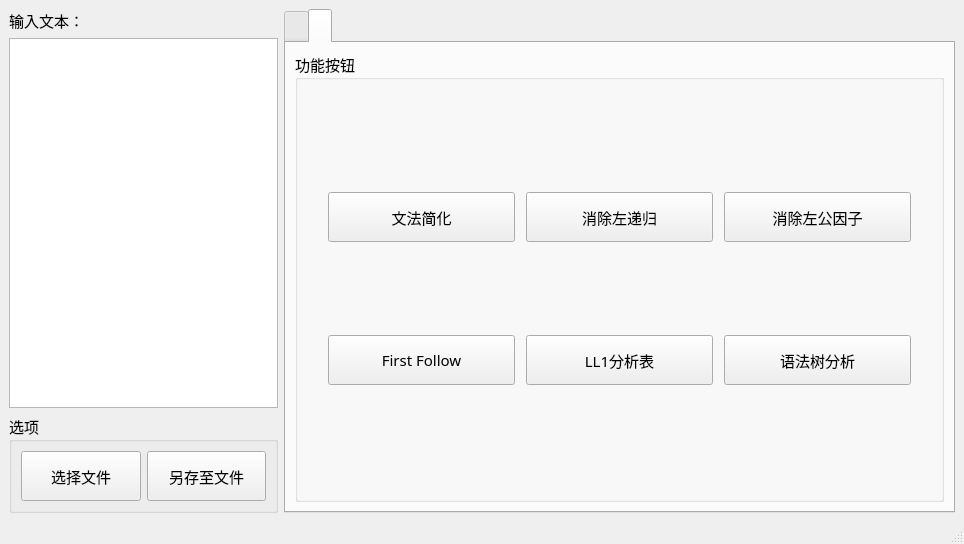
<?xml version="1.0" encoding="UTF-8"?>
<ui version="4.0">
 <class>MainWindow</class>
 <widget class="QMainWindow" name="MainWindow">
  <property name="geometry">
   <rect>
    <x>0</x>
    <y>0</y>
    <width>964</width>
    <height>544</height>
   </rect>
  </property>
  <property name="minimumSize">
   <size>
    <width>0</width>
    <height>400</height>
   </size>
  </property>
  <property name="windowTitle">
   <string>编译原理项目</string>
  </property>
  <widget class="QWidget" name="centralwidget">
   <layout class="QGridLayout" name="gridLayout_window" columnstretch="2,5">
    <item row="0" column="0">
     <layout class="QVBoxLayout" name="verticalLayout">
      <item>
       <widget class="QLabel" name="inputLabel">
        <property name="font">
         <font>
          <family>华文中宋</family>
          <pointsize>11</pointsize>
         </font>
        </property>
        <property name="text">
         <string>输入文本：</string>
        </property>
       </widget>
      </item>
      <item>
       <widget class="QTextEdit" name="inputText">
        <property name="font">
         <font>
          <family>Consolas</family>
          <pointsize>11</pointsize>
         </font>
        </property>
       </widget>
      </item>
      <item>
       <widget class="QGroupBox" name="options">
        <property name="font">
         <font>
          <family>华文中宋</family>
          <pointsize>11</pointsize>
         </font>
        </property>
        <property name="title">
         <string>选项</string>
        </property>
        <layout class="QGridLayout" name="gridLayout_option">
         <item row="0" column="0">
          <widget class="QPushButton" name="btnSelectFile">
           <property name="minimumSize">
            <size>
             <width>0</width>
             <height>50</height>
            </size>
           </property>
           <property name="font">
            <font>
             <family>华文中宋</family>
             <pointsize>11</pointsize>
            </font>
           </property>
           <property name="text">
            <string>选择文件</string>
           </property>
          </widget>
         </item>
         <item row="0" column="1">
          <widget class="QPushButton" name="btnSaveFile">
           <property name="minimumSize">
            <size>
             <width>0</width>
             <height>50</height>
            </size>
           </property>
           <property name="font">
            <font>
             <family>华文中宋</family>
             <pointsize>11</pointsize>
            </font>
           </property>
           <property name="text">
            <string>另存至文件</string>
           </property>
          </widget>
         </item>
        </layout>
       </widget>
      </item>
     </layout>
    </item>
    <item row="0" column="1">
     <widget class="QTabWidget" name="Answer">
      <property name="font">
       <font>
        <family>华文中宋</family>
        <pointsize>11</pointsize>
       </font>
      </property>
      <property name="currentIndex">
       <number>1</number>
      </property>
      <widget class="QWidget" name="WordAnal">
       <attribute name="title">
        <string/>
       </attribute>
       <layout class="QGridLayout" name="gridLayout_WordAnal">
        <item row="0" column="0">
         <widget class="QGroupBox" name="GroupWord">
          <property name="font">
           <font>
            <family>华文中宋</family>
            <pointsize>11</pointsize>
           </font>
          </property>
          <property name="title">
           <string>功能按钮</string>
          </property>
          <layout class="QGridLayout" name="gridLayout">
           <property name="leftMargin">
            <number>30</number>
           </property>
           <property name="topMargin">
            <number>30</number>
           </property>
           <property name="rightMargin">
            <number>30</number>
           </property>
           <property name="bottomMargin">
            <number>30</number>
           </property>
           <property name="spacing">
            <number>11</number>
           </property>
           <item row="0" column="2">
            <widget class="QPushButton" name="btnDfa">
             <property name="minimumSize">
              <size>
               <width>0</width>
               <height>50</height>
              </size>
             </property>
             <property name="font">
              <font>
               <family>华文中宋</family>
               <pointsize>11</pointsize>
              </font>
             </property>
             <property name="text">
              <string>DFA</string>
             </property>
            </widget>
           </item>
           <item row="0" column="3">
            <widget class="QPushButton" name="btnSdfa">
             <property name="minimumSize">
              <size>
               <width>0</width>
               <height>50</height>
              </size>
             </property>
             <property name="font">
              <font>
               <family>华文中宋</family>
               <pointsize>11</pointsize>
              </font>
             </property>
             <property name="text">
              <string>最小化DFA</string>
             </property>
            </widget>
           </item>
           <item row="0" column="1">
            <widget class="QPushButton" name="btnNfa">
             <property name="minimumSize">
              <size>
               <width>0</width>
               <height>50</height>
              </size>
             </property>
             <property name="font">
              <font>
               <family>华文中宋</family>
               <pointsize>11</pointsize>
              </font>
             </property>
             <property name="text">
              <string>NFA</string>
             </property>
            </widget>
           </item>
           <item row="0" column="4">
            <widget class="QPushButton" name="btnWordAnal">
             <property name="minimumSize">
              <size>
               <width>0</width>
               <height>50</height>
              </size>
             </property>
             <property name="font">
              <font>
               <family>华文中宋</family>
               <pointsize>11</pointsize>
              </font>
             </property>
             <property name="text">
              <string>词法分析程序</string>
             </property>
            </widget>
           </item>
          </layout>
         </widget>
        </item>
       </layout>
      </widget>
      <widget class="QWidget" name="GrammarAnal">
       <attribute name="title">
        <string/>
       </attribute>
       <layout class="QGridLayout" name="gridLayout_GramAnal">
        <item row="0" column="0">
         <widget class="QGroupBox" name="GroupGrammar">
          <property name="font">
           <font>
            <family>华文中宋</family>
            <pointsize>11</pointsize>
           </font>
          </property>
          <property name="title">
           <string>功能按钮</string>
          </property>
          <layout class="QGridLayout" name="gridLayout_3">
           <property name="leftMargin">
            <number>30</number>
           </property>
           <property name="topMargin">
            <number>30</number>
           </property>
           <property name="rightMargin">
            <number>30</number>
           </property>
           <property name="bottomMargin">
            <number>30</number>
           </property>
           <property name="spacing">
            <number>11</number>
           </property>
           <item row="0" column="1">
            <widget class="QPushButton" name="btnSimGram">
             <property name="minimumSize">
              <size>
               <width>0</width>
               <height>50</height>
              </size>
             </property>
             <property name="font">
              <font>
               <family>华文中宋</family>
               <pointsize>11</pointsize>
              </font>
             </property>
             <property name="text">
              <string>文法简化</string>
             </property>
            </widget>
           </item>
           <item row="0" column="3">
            <widget class="QPushButton" name="btnRmFactor">
             <property name="minimumSize">
              <size>
               <width>0</width>
               <height>50</height>
              </size>
             </property>
             <property name="font">
              <font>
               <family>华文中宋</family>
               <pointsize>11</pointsize>
              </font>
             </property>
             <property name="text">
              <string>消除左公因子</string>
             </property>
            </widget>
           </item>
           <item row="0" column="2">
            <widget class="QPushButton" name="btnRmRecursion">
             <property name="minimumSize">
              <size>
               <width>0</width>
               <height>50</height>
              </size>
             </property>
             <property name="font">
              <font>
               <family>华文中宋</family>
               <pointsize>11</pointsize>
              </font>
             </property>
             <property name="text">
              <string>消除左递归</string>
             </property>
            </widget>
           </item>
           <item row="1" column="1">
            <widget class="QPushButton" name="btnFirstFollow">
             <property name="minimumSize">
              <size>
               <width>0</width>
               <height>50</height>
              </size>
             </property>
             <property name="font">
              <font>
               <family>华文中宋</family>
               <pointsize>11</pointsize>
              </font>
             </property>
             <property name="text">
              <string>First Follow</string>
             </property>
            </widget>
           </item>
           <item row="1" column="2">
            <widget class="QPushButton" name="btnLL1">
             <property name="minimumSize">
              <size>
               <width>0</width>
               <height>50</height>
              </size>
             </property>
             <property name="text">
              <string>LL1分析表</string>
             </property>
            </widget>
           </item>
           <item row="1" column="3">
            <widget class="QPushButton" name="btnTreeAnal">
             <property name="minimumSize">
              <size>
               <width>0</width>
               <height>50</height>
              </size>
             </property>
             <property name="text">
              <string>语法树分析</string>
             </property>
            </widget>
           </item>
          </layout>
         </widget>
        </item>
       </layout>
      </widget>
     </widget>
    </item>
   </layout>
  </widget>
  <widget class="QMenuBar" name="menubar">
   <property name="geometry">
    <rect>
     <x>0</x>
     <y>0</y>
     <width>964</width>
     <height>26</height>
    </rect>
   </property>
  </widget>
  <widget class="QStatusBar" name="statusbar"/>
 </widget>
 <resources/>
 <connections/>
</ui>
